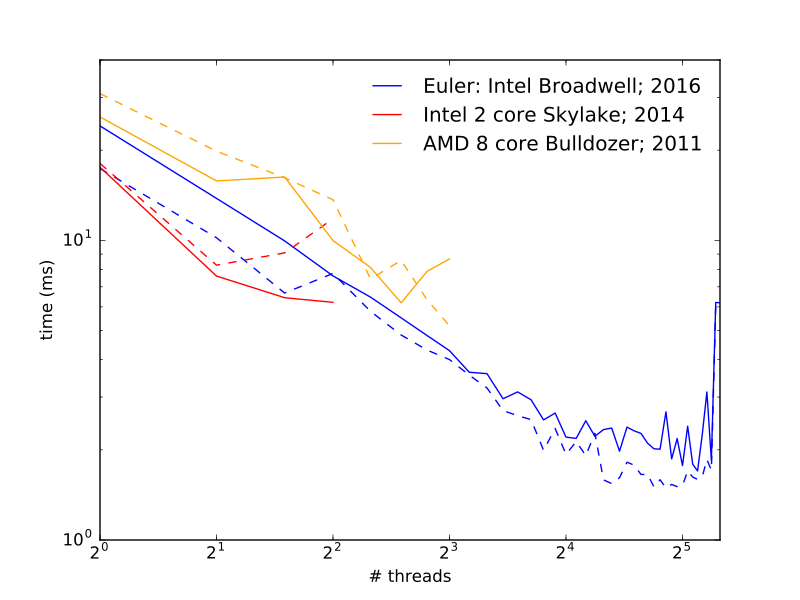

Write the Python code that produced this figure.
import numpy as np
import matplotlib.pyplot as plt
import sys

name_trans = {
    'euler'     : 'Euler: Intel Broadwell; 2016',
    'skylake'   : 'Intel 2 core Skylake; 2014',
    'bulldozer' : 'AMD 8 core Bulldozer; 2011'
}

def plot(source,color):
    N, time = np.loadtxt('{0:s}_problem2.dat'.format(source), usecols=[0, 1], unpack=True)
    plt.loglog(N, time, color=color, ls='solid', label=name_trans[source], basex=2)
    N, time = np.loadtxt('{0:s}_problem2_unrolled.dat'.format(source), usecols=[0, 1], unpack=True)
    plt.loglog(N, time, color=color, ls='dashed', basex=2)
#---------------------------------------------------------------------------------   

plot('euler', 'blue')
plot('skylake', 'red')
plot('bulldozer', 'orange')
plt.xlim(0, 40)
plt.ylim(1.0, 40)
plt.legend(frameon=False)

plt.xlabel('# threads')
plt.ylabel('time (ms)')
plt.savefig('problem2.pdf')
